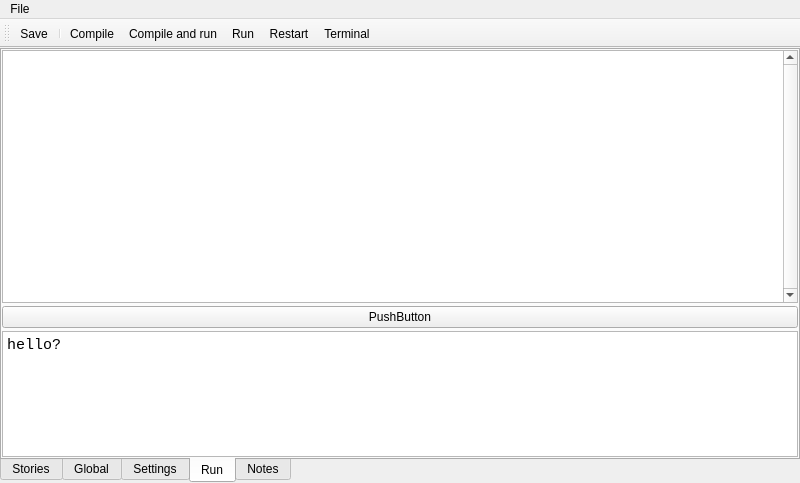
<?xml version="1.0" encoding="UTF-8"?>
<ui version="4.0">
 <class>LlamaStories</class>
 <widget class="QMainWindow" name="LlamaStories">
  <property name="geometry">
   <rect>
    <x>0</x>
    <y>0</y>
    <width>800</width>
    <height>483</height>
   </rect>
  </property>
  <property name="windowTitle">
   <string>LlamaStories</string>
  </property>
  <widget class="QWidget" name="centralwidget">
   <layout class="QVBoxLayout" name="verticalLayout">
    <property name="spacing">
     <number>0</number>
    </property>
    <property name="leftMargin">
     <number>0</number>
    </property>
    <property name="topMargin">
     <number>0</number>
    </property>
    <property name="rightMargin">
     <number>0</number>
    </property>
    <property name="bottomMargin">
     <number>0</number>
    </property>
    <item>
     <widget class="QTabWidget" name="tabWidget">
      <property name="font">
       <font>
        <family>Segoe UI</family>
        <pointsize>9</pointsize>
       </font>
      </property>
      <property name="tabPosition">
       <enum>QTabWidget::TabPosition::South</enum>
      </property>
      <property name="currentIndex">
       <number>3</number>
      </property>
      <widget class="QWidget" name="systemPromptTab">
       <attribute name="title">
        <string>Stories</string>
       </attribute>
       <layout class="QHBoxLayout" name="horizontalLayout" stretch="1,3">
        <property name="leftMargin">
         <number>0</number>
        </property>
        <property name="topMargin">
         <number>0</number>
        </property>
        <property name="rightMargin">
         <number>0</number>
        </property>
        <property name="bottomMargin">
         <number>0</number>
        </property>
        <item>
         <layout class="QVBoxLayout" name="verticalLayout_4">
          <item>
           <widget class="QListWidget" name="listStories">
            <property name="alternatingRowColors">
             <bool>true</bool>
            </property>
           </widget>
          </item>
          <item>
           <layout class="QHBoxLayout" name="horizontalLayout_2">
            <item>
             <widget class="QToolButton" name="btnNewStory">
              <property name="text">
               <string>New</string>
              </property>
             </widget>
            </item>
            <item>
             <spacer name="horizontalSpacer">
              <property name="orientation">
               <enum>Qt::Orientation::Horizontal</enum>
              </property>
              <property name="sizeHint" stdset="0">
               <size>
                <width>40</width>
                <height>20</height>
               </size>
              </property>
             </spacer>
            </item>
            <item>
             <widget class="QToolButton" name="btnDeleteStory">
              <property name="text">
               <string>Del</string>
              </property>
             </widget>
            </item>
           </layout>
          </item>
         </layout>
        </item>
        <item>
         <widget class="QTabWidget" name="storyTab">
          <property name="tabPosition">
           <enum>QTabWidget::TabPosition::East</enum>
          </property>
          <property name="currentIndex">
           <number>1</number>
          </property>
          <widget class="QWidget" name="storyTab1">
           <attribute name="title">
            <string>Story</string>
           </attribute>
           <layout class="QVBoxLayout" name="verticalLayout_7">
            <property name="leftMargin">
             <number>0</number>
            </property>
            <property name="topMargin">
             <number>0</number>
            </property>
            <property name="rightMargin">
             <number>0</number>
            </property>
            <property name="bottomMargin">
             <number>0</number>
            </property>
            <item>
             <widget class="QTextEdit" name="txtStoryPrompt">
              <property name="font">
               <font>
                <family>Consolas</family>
                <pointsize>12</pointsize>
               </font>
              </property>
              <property name="placeholderText">
               <string>Enter your character's background and the story details here</string>
              </property>
             </widget>
            </item>
           </layout>
          </widget>
          <widget class="QWidget" name="storyTab2">
           <attribute name="title">
            <string>Notes</string>
           </attribute>
           <layout class="QVBoxLayout" name="verticalLayout_6">
            <property name="leftMargin">
             <number>0</number>
            </property>
            <property name="topMargin">
             <number>0</number>
            </property>
            <property name="rightMargin">
             <number>0</number>
            </property>
            <property name="bottomMargin">
             <number>0</number>
            </property>
            <item>
             <widget class="QTextEdit" name="txtStoryNotes">
              <property name="font">
               <font>
                <family>Consolas</family>
                <pointsize>11</pointsize>
               </font>
              </property>
              <property name="acceptRichText">
               <bool>false</bool>
              </property>
              <property name="placeholderText">
               <string>Add notes about your story here</string>
              </property>
             </widget>
            </item>
           </layout>
          </widget>
         </widget>
        </item>
       </layout>
      </widget>
      <widget class="QWidget" name="globalPromptTab">
       <attribute name="title">
        <string>Global</string>
       </attribute>
       <layout class="QVBoxLayout" name="verticalLayout_3">
        <property name="leftMargin">
         <number>0</number>
        </property>
        <property name="topMargin">
         <number>0</number>
        </property>
        <property name="rightMargin">
         <number>0</number>
        </property>
        <property name="bottomMargin">
         <number>0</number>
        </property>
        <item>
         <widget class="QTextEdit" name="txtGlobalPrompt">
          <property name="font">
           <font>
            <family>Consolas</family>
            <pointsize>12</pointsize>
           </font>
          </property>
          <property name="placeholderText">
           <string>Use this area to customise output and formatting rules for all your stories</string>
          </property>
         </widget>
        </item>
       </layout>
      </widget>
      <widget class="QWidget" name="settingsTab">
       <attribute name="title">
        <string>Settings</string>
       </attribute>
       <layout class="QVBoxLayout" name="verticalLayout_5">
        <item>
         <layout class="QGridLayout" name="gridLayout">
          <item row="1" column="0">
           <widget class="QLabel" name="lblModel">
            <property name="text">
             <string>Model</string>
            </property>
           </widget>
          </item>
          <item row="2" column="0">
           <widget class="QLabel" name="lblTemperature">
            <property name="text">
             <string>Temperature</string>
            </property>
           </widget>
          </item>
          <item row="3" column="0">
           <widget class="QLabel" name="lblContext">
            <property name="text">
             <string>Context</string>
            </property>
           </widget>
          </item>
          <item row="3" column="1">
           <widget class="QSlider" name="slideContext">
            <property name="minimum">
             <number>1024</number>
            </property>
            <property name="maximum">
             <number>32768</number>
            </property>
            <property name="singleStep">
             <number>128</number>
            </property>
            <property name="pageStep">
             <number>1024</number>
            </property>
            <property name="value">
             <number>16384</number>
            </property>
            <property name="sliderPosition">
             <number>16384</number>
            </property>
            <property name="orientation">
             <enum>Qt::Orientation::Horizontal</enum>
            </property>
           </widget>
          </item>
          <item row="2" column="1">
           <widget class="QSlider" name="slideTemp">
            <property name="maximum">
             <number>100</number>
            </property>
            <property name="sliderPosition">
             <number>50</number>
            </property>
            <property name="orientation">
             <enum>Qt::Orientation::Horizontal</enum>
            </property>
           </widget>
          </item>
          <item row="0" column="1">
           <widget class="QLineEdit" name="txtProjectName"/>
          </item>
          <item row="1" column="1">
           <widget class="QComboBox" name="cmbModel">
            <property name="editable">
             <bool>true</bool>
            </property>
           </widget>
          </item>
          <item row="0" column="0">
           <widget class="QLabel" name="label">
            <property name="text">
             <string>Project name</string>
            </property>
           </widget>
          </item>
         </layout>
        </item>
        <item>
         <spacer name="verticalSpacer">
          <property name="orientation">
           <enum>Qt::Orientation::Vertical</enum>
          </property>
          <property name="sizeHint" stdset="0">
           <size>
            <width>20</width>
            <height>274</height>
           </size>
          </property>
         </spacer>
        </item>
       </layout>
      </widget>
      <widget class="QWidget" name="runTab">
       <attribute name="title">
        <string>Run</string>
       </attribute>
       <layout class="QVBoxLayout" name="verticalLayout_2" stretch="2,0,1">
        <property name="spacing">
         <number>3</number>
        </property>
        <property name="leftMargin">
         <number>0</number>
        </property>
        <property name="topMargin">
         <number>0</number>
        </property>
        <property name="rightMargin">
         <number>0</number>
        </property>
        <property name="bottomMargin">
         <number>0</number>
        </property>
        <item>
         <widget class="QTextEdit" name="txtRunOutput">
          <property name="font">
           <font>
            <family>Consolas</family>
            <pointsize>11</pointsize>
           </font>
          </property>
          <property name="verticalScrollBarPolicy">
           <enum>Qt::ScrollBarPolicy::ScrollBarAlwaysOn</enum>
          </property>
          <property name="horizontalScrollBarPolicy">
           <enum>Qt::ScrollBarPolicy::ScrollBarAlwaysOff</enum>
          </property>
          <property name="readOnly">
           <bool>true</bool>
          </property>
          <property name="html">
           <string>&lt;!DOCTYPE HTML PUBLIC &quot;-//W3C//DTD HTML 4.0//EN&quot; &quot;http://www.w3.org/TR/REC-html40/strict.dtd&quot;&gt;
&lt;html&gt;&lt;head&gt;&lt;meta name=&quot;qrichtext&quot; content=&quot;1&quot; /&gt;&lt;meta charset=&quot;utf-8&quot; /&gt;&lt;style type=&quot;text/css&quot;&gt;
p, li { white-space: pre-wrap; }
hr { height: 1px; border-width: 0; }
li.unchecked::marker { content: &quot;\2610&quot;; }
li.checked::marker { content: &quot;\2612&quot;; }
&lt;/style&gt;&lt;/head&gt;&lt;body style=&quot; font-family:'Consolas'; font-size:11pt; font-weight:400; font-style:normal;&quot;&gt;
&lt;p style=&quot;-qt-paragraph-type:empty; margin-top:0px; margin-bottom:0px; margin-left:0px; margin-right:0px; -qt-block-indent:0; text-indent:0px; font-family:'Segoe UI'; font-size:10pt;&quot;&gt;&lt;br /&gt;&lt;/p&gt;&lt;/body&gt;&lt;/html&gt;</string>
          </property>
         </widget>
        </item>
        <item>
         <widget class="QPushButton" name="pushButton">
          <property name="text">
           <string>PushButton</string>
          </property>
         </widget>
        </item>
        <item>
         <widget class="QPlainTextEdit" name="txtRunInput">
          <property name="font">
           <font>
            <family>Consolas</family>
            <pointsize>11</pointsize>
           </font>
          </property>
          <property name="plainText">
           <string>hello?</string>
          </property>
         </widget>
        </item>
       </layout>
      </widget>
      <widget class="QWidget" name="tabProjectNotes">
       <attribute name="title">
        <string>Notes</string>
       </attribute>
       <layout class="QHBoxLayout" name="horizontalLayout_3">
        <item>
         <widget class="QTextEdit" name="txtProjectNotes">
          <property name="font">
           <font>
            <family>Consolas</family>
            <pointsize>11</pointsize>
           </font>
          </property>
          <property name="acceptRichText">
           <bool>false</bool>
          </property>
          <property name="placeholderText">
           <string>Add notes about your project here</string>
          </property>
         </widget>
        </item>
       </layout>
      </widget>
     </widget>
    </item>
   </layout>
  </widget>
  <widget class="QMenuBar" name="menubar">
   <property name="geometry">
    <rect>
     <x>0</x>
     <y>0</y>
     <width>800</width>
     <height>22</height>
    </rect>
   </property>
   <widget class="QMenu" name="menuFile">
    <property name="title">
     <string>File</string>
    </property>
    <addaction name="actionOpenProject"/>
    <addaction name="separator"/>
    <addaction name="actionExit"/>
   </widget>
   <addaction name="menuFile"/>
  </widget>
  <widget class="QToolBar" name="toolBar">
   <property name="windowTitle">
    <string>toolBar</string>
   </property>
   <property name="toolButtonStyle">
    <enum>Qt::ToolButtonStyle::ToolButtonTextOnly</enum>
   </property>
   <attribute name="toolBarArea">
    <enum>TopToolBarArea</enum>
   </attribute>
   <attribute name="toolBarBreak">
    <bool>false</bool>
   </attribute>
   <addaction name="actionSave"/>
   <addaction name="separator"/>
   <addaction name="actionCompile"/>
   <addaction name="actionCompileAndRun"/>
   <addaction name="Run"/>
   <addaction name="actionRestart"/>
   <addaction name="actionOpenInTerminal"/>
  </widget>
  <action name="actionOpenProject">
   <property name="text">
    <string>&amp;Open Project</string>
   </property>
  </action>
  <action name="actionExit">
   <property name="text">
    <string>E&amp;xit</string>
   </property>
  </action>
  <action name="actionCompileAndRun">
   <property name="icon">
    <iconset theme="QIcon::ThemeIcon::MediaPlaybackStart"/>
   </property>
   <property name="text">
    <string>Compile and run</string>
   </property>
   <property name="menuRole">
    <enum>QAction::MenuRole::NoRole</enum>
   </property>
  </action>
  <action name="actionRestart">
   <property name="icon">
    <iconset theme="QIcon::ThemeIcon::ViewRefresh"/>
   </property>
   <property name="text">
    <string>Restart</string>
   </property>
   <property name="menuRole">
    <enum>QAction::MenuRole::NoRole</enum>
   </property>
  </action>
  <action name="actionSave">
   <property name="icon">
    <iconset theme="QIcon::ThemeIcon::DocumentSave"/>
   </property>
   <property name="text">
    <string>Save</string>
   </property>
   <property name="shortcut">
    <string>Ctrl+S</string>
   </property>
   <property name="menuRole">
    <enum>QAction::MenuRole::NoRole</enum>
   </property>
  </action>
  <action name="actionCompile">
   <property name="icon">
    <iconset theme="QIcon::ThemeIcon::ObjectRotateRight"/>
   </property>
   <property name="text">
    <string>Compile</string>
   </property>
   <property name="shortcut">
    <string>Ctrl+B</string>
   </property>
   <property name="menuRole">
    <enum>QAction::MenuRole::NoRole</enum>
   </property>
  </action>
  <action name="Run">
   <property name="icon">
    <iconset theme="QIcon::ThemeIcon::MediaPlaybackStart"/>
   </property>
   <property name="text">
    <string>Run</string>
   </property>
   <property name="shortcut">
    <string>Ctrl+R</string>
   </property>
   <property name="menuRole">
    <enum>QAction::MenuRole::NoRole</enum>
   </property>
  </action>
  <action name="actionOpenInTerminal">
   <property name="text">
    <string>Terminal</string>
   </property>
   <property name="menuRole">
    <enum>QAction::MenuRole::NoRole</enum>
   </property>
  </action>
 </widget>
 <resources/>
 <connections/>
</ui>
